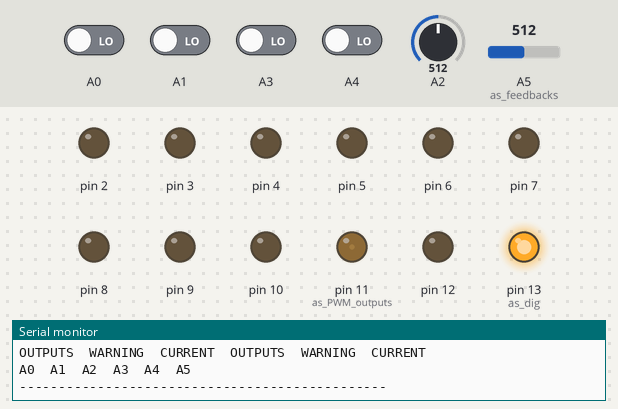
A sketch run on a simulated Arduino Uno, built with avr-gcc and run on an emulated ATmega328P. Shown: output pins drawn as LEDs (lit = HIGH), the last lines printed to the serial monitor. The inputs (shaded band) are chosen by the test bench; at power-on: A0, A1, A3, A4 LOW, A2 = 512, A5 (as_feedbacks) = 512. Random numbers use the default seed unless the sketch sets one.

Above: at 0.2 s.
At 4.7 s:
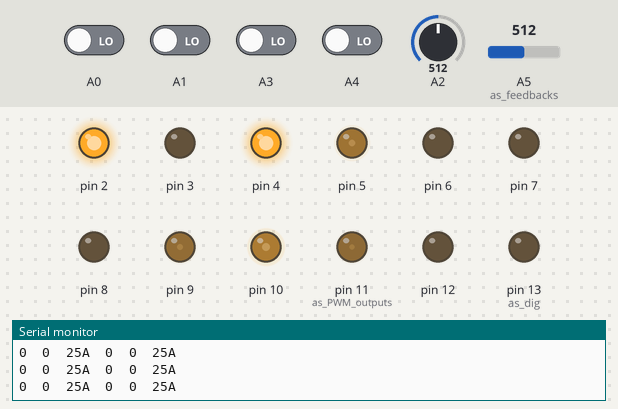
At 9.7 s:
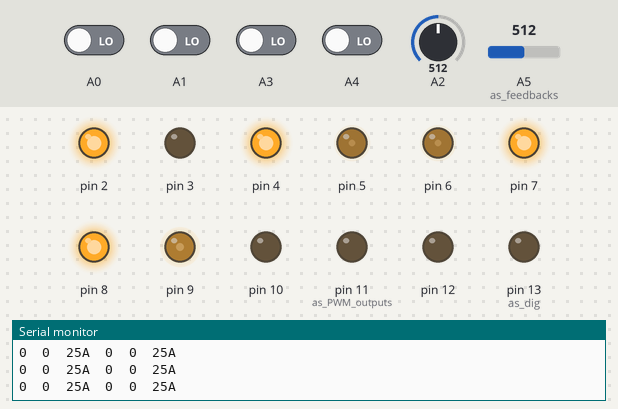
At 19.7 s:
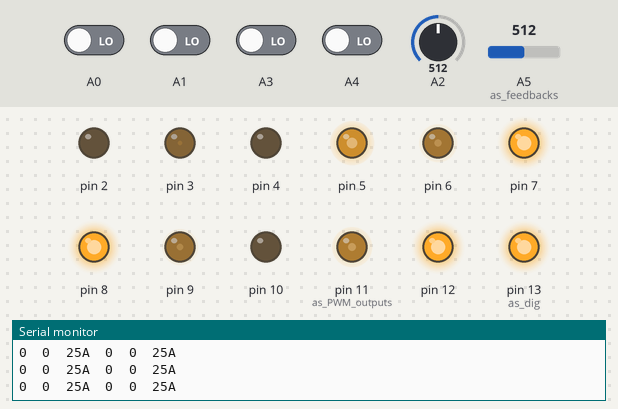
At 29.2 s:
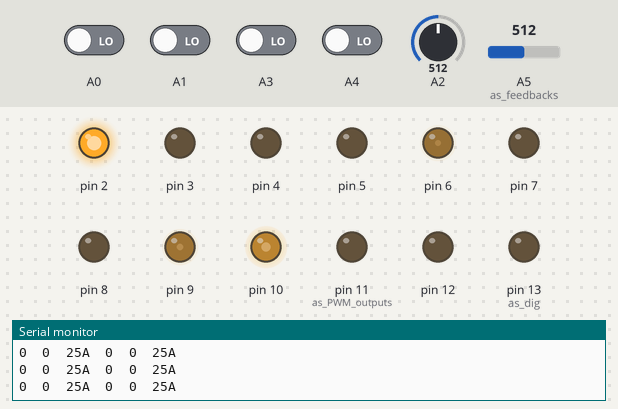
At 39.2 s:
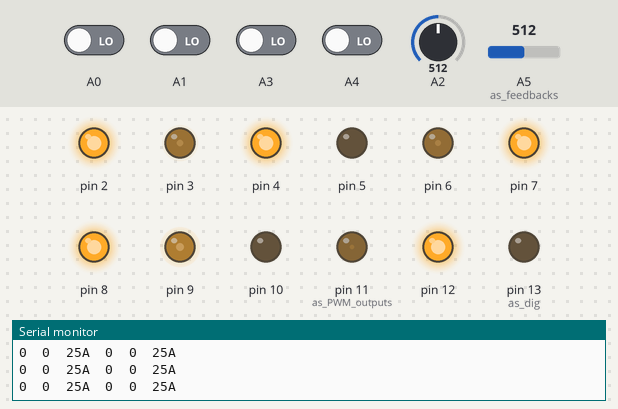
Timing chart, 0 to 40.0 s (numbered marks = the images above):
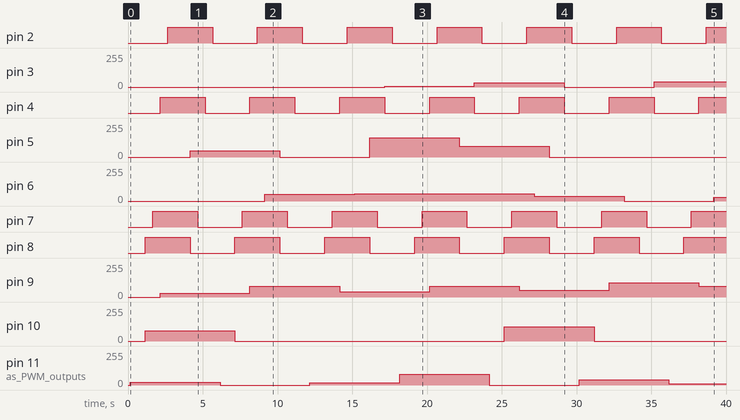

The sketch:

simple_switching_demo_sketch_with_feedback_for_power_shield.ino
```cpp
/*  Simplified demo sketch for Multifunctional
    "POWER SHIELD 6+6 T800".
    The sketch is for beginner or advanded users.

    This sketch enables to control POWER SHIELD's power outputs trough Arduino D2....D13 outputs.
    The POWER SHIELD's inputs separated into two groups:
    First gr.  (when SW1 - on):  D3, D5, D6, D9, D10, D11 - (most Arduino PWM outputs).
    Second gr. (when SW1 - off):  D2, D4, D7, D8, D12, D13 - (most Arduino slow switching outputs).
    With SW1 switch, on POWER SHIELD's board, you can select from which one off output group to take the signals.

    POWER SHELD also have FeedBack outputs directed to Arduino analog A0...A5 inputs.
    Analog inputs also separated into two groups:
    First gr.  (when SW1 - on & SW2 on):
      A3 - output status (HIGH = disabled ; LOW = enabled )
      A4 - exceeded limits warning
      A5 - analog current monitor (1V = 10A)
    Second gr.  (when SW1 - off & SW2 on):
      A3 - output status (HIGH = disabled ; LOW = enabled )
      A4 - exceeded limits warning
      A5 - analog current monitor (1V = 10A)

    Simplified sketch version v1.0 . Release date 2018-03-14. www.v-vTech.com
*/

int period = 500;  //  time (ms) how often outputs (LEDs) will change it's state
int randomize; // pseudo logarhytmic random meaning

void setup()
{
  Serial.begin(19200);  // to print analog input signals

  pinMode(3, OUTPUT);   pinMode(5, OUTPUT);   pinMode(6, OUTPUT);   pinMode(9, OUTPUT);   pinMode(10, OUTPUT);   pinMode(11, OUTPUT); // as PWM outputs
  pinMode(2, OUTPUT);   pinMode(4, OUTPUT);   pinMode(7, OUTPUT);   pinMode(8, OUTPUT);   pinMode(12, OUTPUT);   pinMode(13, OUTPUT); // as dig.outputs
  pinMode(A0, INPUT);   pinMode(A1, INPUT);   pinMode(A2, INPUT);   pinMode(A3, INPUT);   pinMode(A4, INPUT);   pinMode(A5, INPUT);// as feedbacks

  Serial.println("-----------------------------------------------");
  Serial.println("feedbacks of 'POWER SHIELD 6+6 T800'");
  Serial.println("-----------------------------------------------");
  Serial.println("active when SW1 is off | active when SW1 is on\t");
  Serial.println("-----------------------------------------------");
  Serial.println("OUTPUTS\tWARNING\tCURRENT\tOUTPUTS\tWARNING\tCURRENT");
  Serial.println("A0\tA1\tA2\tA3\tA4\tA5");
  Serial.println("-----------------------------------------------");
}


void loop()
{
  randomize = random(3) * random(85); analogWrite(11, randomize);  // change PWM outputs duty cycle...

  digitalWrite(13, HIGH); // turn on digital outputs...
  delay(period);
  digitalWrite(12, HIGH);
  delay(period);
  printFEEDBACKs();

  randomize = random(3) * random(85); analogWrite(10, randomize);

  digitalWrite(8, HIGH);
  delay(period);
  digitalWrite(7, HIGH);
  delay(period);
  printFEEDBACKs();

  randomize = random(3) * random(85); analogWrite(9, randomize);

  digitalWrite(4, HIGH);
  delay(period);
  digitalWrite(2, HIGH);
  printFEEDBACKs();
  delay(period);

  randomize = random(3) * random(85); analogWrite(6, randomize);

  digitalWrite(13, LOW);
  delay(period);
  digitalWrite(12, LOW);
  delay(period);
  printFEEDBACKs();

  randomize = random(3) * random(85); analogWrite(5, randomize);

  digitalWrite(8, LOW);
  delay(period);
  digitalWrite(7, LOW);
  delay(period);
  printFEEDBACKs();

  randomize = random(3) * random(85); analogWrite(3, randomize);

  digitalWrite(4, LOW);
  delay(period);
  digitalWrite(2, LOW);
  delay(period);
  printFEEDBACKs();
}


void printFEEDBACKs()
{
  // theese are true readings if SW1 = off & SW2 = on:
  Serial.print(digitalRead(A0));  Serial.print("\t"); // chech whether protection is on or off
  Serial.print(digitalRead(A1));  Serial.print("\t"); // chech whether warning is on or off
  Serial.print(analogRead(A2) / 20);  Serial.print("A\t");  // read the feedback's analog fooltage (later going to be expressed in Amps)

  Serial.print(digitalRead(A3));  Serial.print("\t"); // chech whether protection is on or off
  Serial.print(digitalRead(A4));  Serial.print("\t"); // chech whether warning is on or off
  Serial.print(analogRead(A5) / 20);  Serial.print("A\n");  // read the feedback's analog fooltage (later going to be expressed in Amps)
}
```

Measured:
- by itself, pin 2, pin 4, pin 7, pin 8, pin 12, pin 13 (as_dig): alternates HIGH for 3.0 s and LOW for 3.0 s
- by itself, pin 3: 0/255 → 6/255 at 17.2 s, → 32/255 6.0 s later, → 0/255 6.0 s later, → 41/255 6.0 s later
- by itself, pin 5: 0/255 → 48/255 at 4.2 s, → 0/255 6.0 s later, → 144/255 6.0 s later, → 80/255 6.0 s later, … (5 changes in this stretch)
- by itself, pin 6: 0/255 → 52/255 at 9.2 s, → 56/255 6.0 s later, → 35/255 12.0 s later, → 0/255 6.0 s later, … (5 changes in this stretch)
- by itself, pin 9: 0/255 → 27/255 at 2.2 s, → 79/255 6.0 s later, → 40/255 6.0 s later, → 82/255 6.0 s later, … (7 changes in this stretch)
- by itself, pin 10: 0/255 → 76/255 at 1.2 s, → 0/255 6.0 s later, → 106/255 18.0 s later, → 0/255 6.0 s later
- by itself, pin 11 (as_PWM_outputs): 0/255 → 19/255 at 0.15 s, → 0/255 6.0 s later, → 18/255 6.0 s later, → 79/255 6.0 s later, … (7 changes in this stretch)
